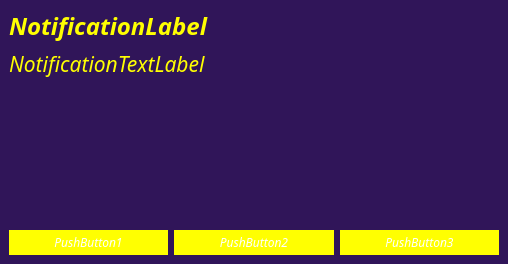
<?xml version="1.0" encoding="UTF-8"?>
<ui version="4.0">
 <class>MeleeTutorBoxWindow</class>
 <widget class="QMainWindow" name="MeleeTutorBoxWindow">
  <property name="geometry">
   <rect>
    <x>0</x>
    <y>0</y>
    <width>508</width>
    <height>264</height>
   </rect>
  </property>
  <property name="palette">
   <palette>
    <active>
     <colorrole role="WindowText">
      <brush brushstyle="SolidPattern">
       <color alpha="255">
        <red>255</red>
        <green>255</green>
        <blue>1</blue>
       </color>
      </brush>
     </colorrole>
     <colorrole role="Button">
      <brush brushstyle="SolidPattern">
       <color alpha="255">
        <red>255</red>
        <green>255</green>
        <blue>1</blue>
       </color>
      </brush>
     </colorrole>
     <colorrole role="Text">
      <brush brushstyle="SolidPattern">
       <color alpha="255">
        <red>255</red>
        <green>255</green>
        <blue>1</blue>
       </color>
      </brush>
     </colorrole>
     <colorrole role="ButtonText">
      <brush brushstyle="SolidPattern">
       <color alpha="255">
        <red>255</red>
        <green>255</green>
        <blue>255</blue>
       </color>
      </brush>
     </colorrole>
     <colorrole role="Base">
      <brush brushstyle="SolidPattern">
       <color alpha="255">
        <red>255</red>
        <green>255</green>
        <blue>255</blue>
       </color>
      </brush>
     </colorrole>
     <colorrole role="Window">
      <brush brushstyle="SolidPattern">
       <color alpha="255">
        <red>48</red>
        <green>21</green>
        <blue>89</blue>
       </color>
      </brush>
     </colorrole>
    </active>
    <inactive>
     <colorrole role="WindowText">
      <brush brushstyle="SolidPattern">
       <color alpha="255">
        <red>255</red>
        <green>255</green>
        <blue>1</blue>
       </color>
      </brush>
     </colorrole>
     <colorrole role="Button">
      <brush brushstyle="SolidPattern">
       <color alpha="255">
        <red>255</red>
        <green>255</green>
        <blue>1</blue>
       </color>
      </brush>
     </colorrole>
     <colorrole role="Text">
      <brush brushstyle="SolidPattern">
       <color alpha="255">
        <red>255</red>
        <green>255</green>
        <blue>1</blue>
       </color>
      </brush>
     </colorrole>
     <colorrole role="ButtonText">
      <brush brushstyle="SolidPattern">
       <color alpha="255">
        <red>255</red>
        <green>255</green>
        <blue>255</blue>
       </color>
      </brush>
     </colorrole>
     <colorrole role="Base">
      <brush brushstyle="SolidPattern">
       <color alpha="255">
        <red>255</red>
        <green>255</green>
        <blue>255</blue>
       </color>
      </brush>
     </colorrole>
     <colorrole role="Window">
      <brush brushstyle="SolidPattern">
       <color alpha="255">
        <red>48</red>
        <green>21</green>
        <blue>89</blue>
       </color>
      </brush>
     </colorrole>
    </inactive>
    <disabled>
     <colorrole role="WindowText">
      <brush brushstyle="SolidPattern">
       <color alpha="255">
        <red>127</red>
        <green>127</green>
        <blue>126</blue>
       </color>
      </brush>
     </colorrole>
     <colorrole role="Button">
      <brush brushstyle="SolidPattern">
       <color alpha="255">
        <red>255</red>
        <green>255</green>
        <blue>1</blue>
       </color>
      </brush>
     </colorrole>
     <colorrole role="Text">
      <brush brushstyle="SolidPattern">
       <color alpha="255">
        <red>127</red>
        <green>127</green>
        <blue>126</blue>
       </color>
      </brush>
     </colorrole>
     <colorrole role="ButtonText">
      <brush brushstyle="SolidPattern">
       <color alpha="255">
        <red>127</red>
        <green>127</green>
        <blue>126</blue>
       </color>
      </brush>
     </colorrole>
     <colorrole role="Base">
      <brush brushstyle="SolidPattern">
       <color alpha="255">
        <red>48</red>
        <green>21</green>
        <blue>89</blue>
       </color>
      </brush>
     </colorrole>
     <colorrole role="Window">
      <brush brushstyle="SolidPattern">
       <color alpha="255">
        <red>48</red>
        <green>21</green>
        <blue>89</blue>
       </color>
      </brush>
     </colorrole>
    </disabled>
   </palette>
  </property>
  <property name="font">
   <font>
    <family>Univers Condensed</family>
    <italic>true</italic>
   </font>
  </property>
  <property name="windowTitle">
   <string>MeleeTutor</string>
  </property>
  <property name="windowOpacity">
   <double>0.800000000000000</double>
  </property>
  <widget class="QWidget" name="MeleeTutorBoxCentralWidget">
   <layout class="QVBoxLayout" name="verticalLayout" stretch="0,1,0">
    <item>
     <widget class="QLabel" name="notificationLbl">
      <property name="font">
       <font>
        <pointsize>18</pointsize>
        <weight>75</weight>
        <bold>true</bold>
       </font>
      </property>
      <property name="text">
       <string>NotificationLabel</string>
      </property>
     </widget>
    </item>
    <item>
     <widget class="QLabel" name="notificationTextLbl">
      <property name="font">
       <font>
        <pointsize>16</pointsize>
       </font>
      </property>
      <property name="text">
       <string>NotificationTextLabel</string>
      </property>
      <property name="alignment">
       <set>Qt::AlignLeading|Qt::AlignLeft|Qt::AlignTop</set>
      </property>
     </widget>
    </item>
    <item>
     <layout class="QHBoxLayout" name="horizontalLayout">
      <item>
       <widget class="QPushButton" name="pushBtn1">
        <property name="autoFillBackground">
         <bool>true</bool>
        </property>
        <property name="text">
         <string>PushButton1</string>
        </property>
        <property name="flat">
         <bool>true</bool>
        </property>
       </widget>
      </item>
      <item>
       <widget class="QPushButton" name="pushBtn2">
        <property name="autoFillBackground">
         <bool>true</bool>
        </property>
        <property name="text">
         <string>PushButton2</string>
        </property>
        <property name="flat">
         <bool>true</bool>
        </property>
       </widget>
      </item>
      <item>
       <widget class="QPushButton" name="pushBtn3">
        <property name="autoFillBackground">
         <bool>true</bool>
        </property>
        <property name="text">
         <string>PushButton3</string>
        </property>
        <property name="flat">
         <bool>true</bool>
        </property>
       </widget>
      </item>
     </layout>
    </item>
   </layout>
  </widget>
 </widget>
 <resources/>
 <connections/>
</ui>
